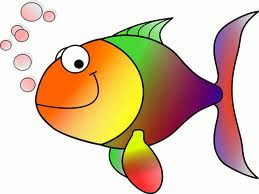
//> input picture Blatt1_OpenCV_ReadAndDisplayImage/images/HappyFish.jpg, 259 x 194 px, given in place of the camera
$ ./Blatt1_OpenCV_WebcamCanny   (built with g++ and OpenCV 4)
//> lines starting //> are read from the running program, lines starting //| are printed output that depends on the picture
/*!\file Blatt1_OpenCV_WebcamCanny.cpp
 * \brief OpenCV demo, grabbing image from webcam and display canny edges
 *
 * Documentation: just google for "opencv3 api" or "opencv3 tutorial" or similar
 * API and Tutorials: http://docs.opencv.org/3.1.0/index.html
 * Warning, do not use documentation of OpenCV 2, we use version OpenCV 3.
 * Many examples in the tutorials still refer to OpenCV2.
 *
 * Source code:
 * Tutorials: portableDevEnv\opencv320\x64\mingw\samples\tutorials
 * Examples:  portableDevEnv\opencv320\x64\mingw\samples\cpp (exe files only)
 * Start examples with OpenCVExamplesStartHere.bat, then OpenCV path to libraries is set accordingly.
 * If you want to start the examples from Windows Explorer, you have to add the full path to
 * C:\......\portableDevEnv\opencv320\x64\mingw\bin to your system path variable.
 *
 */
#include <iostream>   // std::cout
#include <opencv2/opencv.hpp>

int main(int argc, char** argv){
	std::cout << " Webcam capture and Canny edges demo, type q to quit the program." << std::endl;
	cv::VideoCapture cap(0);
	if (!cap.isOpened()) return -1;

	cv::Mat frame, edges;
	cv::namedWindow("Input image", 1);
	cv::namedWindow("Canny edges", 1);
	for (;;)
	{
		cap >> frame;
//> frame is the input picture: 194 rows x 259 cols, CV_8UC3; mean B, G, R 170.8, 196.4, 219.3
		cv::cvtColor(frame, edges, cv::COLOR_BGR2GRAY);
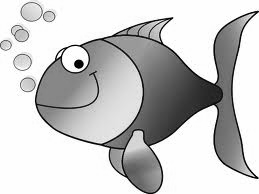
//> edges: 194 rows x 259 cols, CV_8UC1; min 0, max 255, mean 200.4
		cv::GaussianBlur(edges, edges, cv::Size(7, 7), 1.5, 1.5);
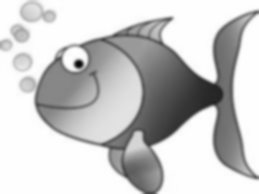
//> edges: 194 rows x 259 cols, CV_8UC1; min 6, max 254, mean 200.4
		cv::Canny(edges, edges, 0, 30, 3);
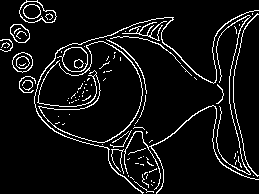
//> edges: 194 rows x 259 cols, CV_8UC1; 7.3% white in thin lines or dots
		cv::imshow("Input image", frame);
		cv::imshow("Canny edges", edges);
		if (cv::waitKey(30) == 113) break;  // 113 is ASCII key 'q'
//> the 'q' key is pressed
	}

	return 0;
}
